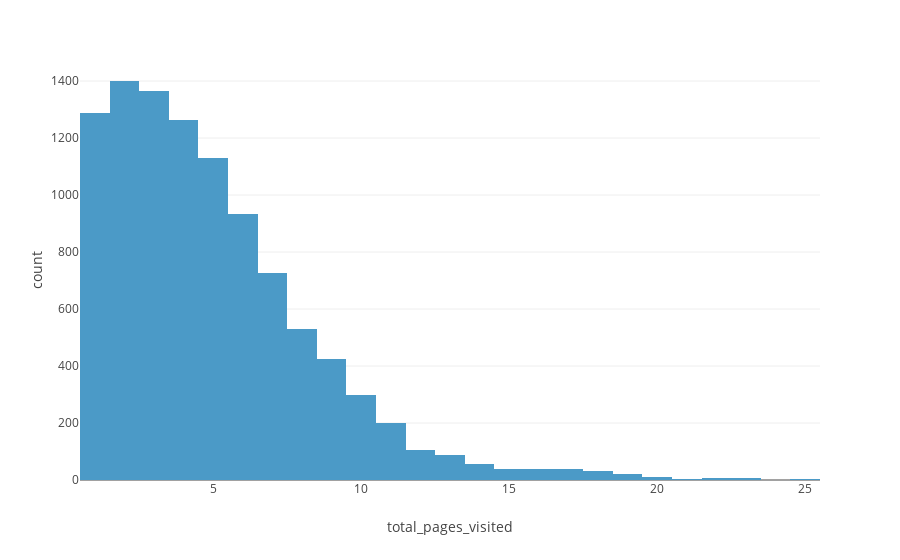

The cell this chart's notebook holds for it:
### Code cell
# Distribution of target
fig = px.histogram(data_sample, x = "total_pages_visited")
fig.show()

### Figure 1 — Plotly figure (JSON) as saved in the notebook; plotly's stock layout.template omitted (floating-point values rounded to 4 significant figures; data arrays with more than 128 entries replaced by an {"elided": "..."} marker saying what was removed)
{"data": [{"alignmentgroup": "True", "bingroup": "x", "hovertemplate": "total_pages_visited=%{x}<br>count=%{y}<extra></extra>", "legendgroup": "", "marker": {"color": "#4B9AC7", "pattern": {"shape": ""}}, "name": "", "offsetgroup": "", "orientation": "v", "showlegend": false, "type": "histogram", "x": {"elided": "10000 int values"}, "xaxis": "x", "yaxis": "y"}], "layout": {"barmode": "relative", "legend": {"tracegroupgap": 0}, "margin": {"t": 60}, "xaxis": {"anchor": "y", "domain": [0, 1], "title": {"text": "total_pages_visited"}}, "yaxis": {"anchor": "x", "domain": [0, 1], "title": {"text": "count"}}}}
